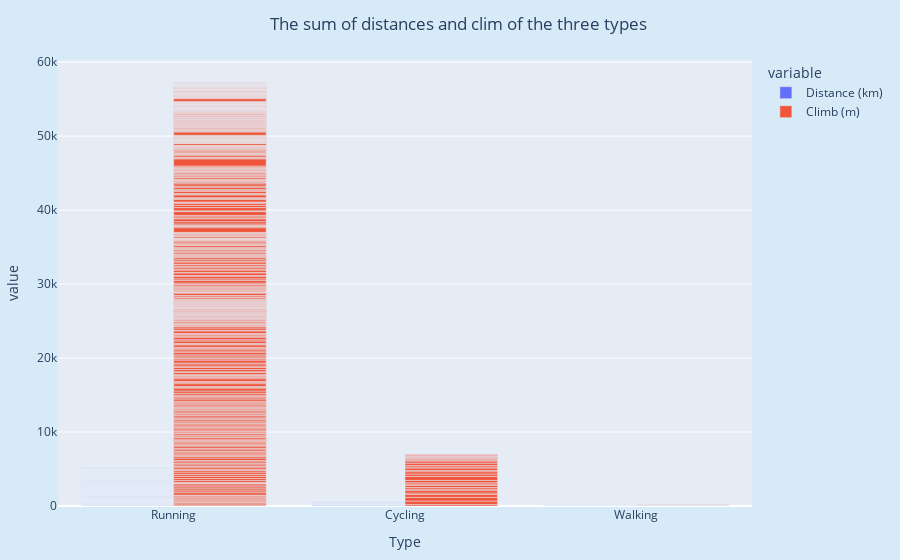

The cell this chart's notebook holds for it:
### Code cell
fig4 = px.bar(df, x='Type', y=['Distance (km)','Climb (m)'], barmode='group',
              title="The sum of distances and clim of the three types")
fig4.update_layout(
    title=dict(x=0.3), 
    margin=dict(l=20, r=20, t=60, b=20), 
    paper_bgcolor="#D6EAF8")

### Figure 1 — Plotly figure (JSON) as saved in the notebook; plotly's stock layout.template omitted (floating-point values rounded to 4 significant figures; data arrays with more than 128 entries replaced by an {"elided": "..."} marker saying what was removed)
{"data": [{"alignmentgroup": "True", "hovertemplate": "variable=Distance (km)<br>Type=%{x}<br>value=%{y}<extra></extra>", "legendgroup": "Distance (km)", "marker": {"color": "#636efa", "pattern": {"shape": ""}}, "name": "Distance (km)", "offsetgroup": "Distance (km)", "orientation": "v", "showlegend": true, "textposition": "auto", "type": "bar", "x": {"elided": "506 str values"}, "xaxis": "x", "y": {"elided": "506 float values"}, "yaxis": "y"}, {"alignmentgroup": "True", "hovertemplate": "variable=Climb (m)<br>Type=%{x}<br>value=%{y}<extra></extra>", "legendgroup": "Climb (m)", "marker": {"color": "#EF553B", "pattern": {"shape": ""}}, "name": "Climb (m)", "offsetgroup": "Climb (m)", "orientation": "v", "showlegend": true, "textposition": "auto", "type": "bar", "x": {"elided": "506 str values"}, "xaxis": "x", "y": {"elided": "506 int values"}, "yaxis": "y"}], "layout": {"barmode": "group", "legend": {"title": {"text": "variable"}, "tracegroupgap": 0}, "margin": {"b": 20, "l": 20, "r": 20, "t": 60}, "paper_bgcolor": "#D6EAF8", "title": {"text": "The sum of distances and clim of the three types", "x": 0.3}, "xaxis": {"anchor": "y", "domain": [0, 1], "title": {"text": "Type"}}, "yaxis": {"anchor": "x", "domain": [0, 1], "title": {"text": "value"}}}}
